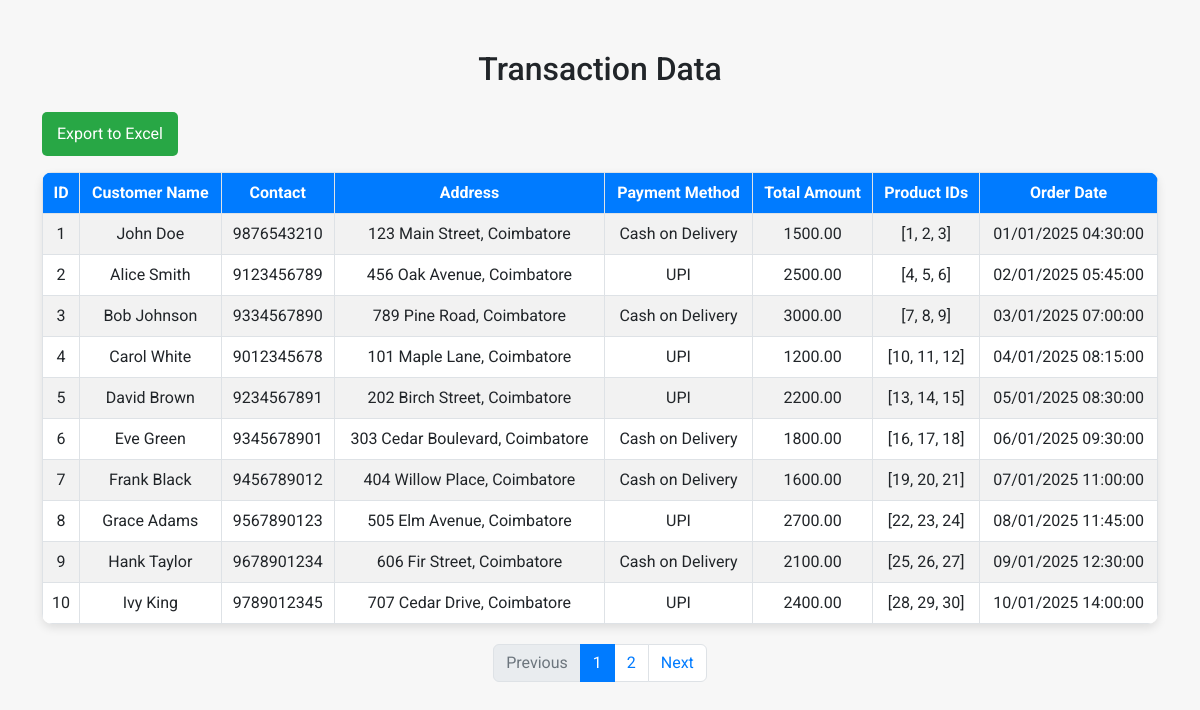
/admin/getdata.php, run on an earlier commit of the app's database.
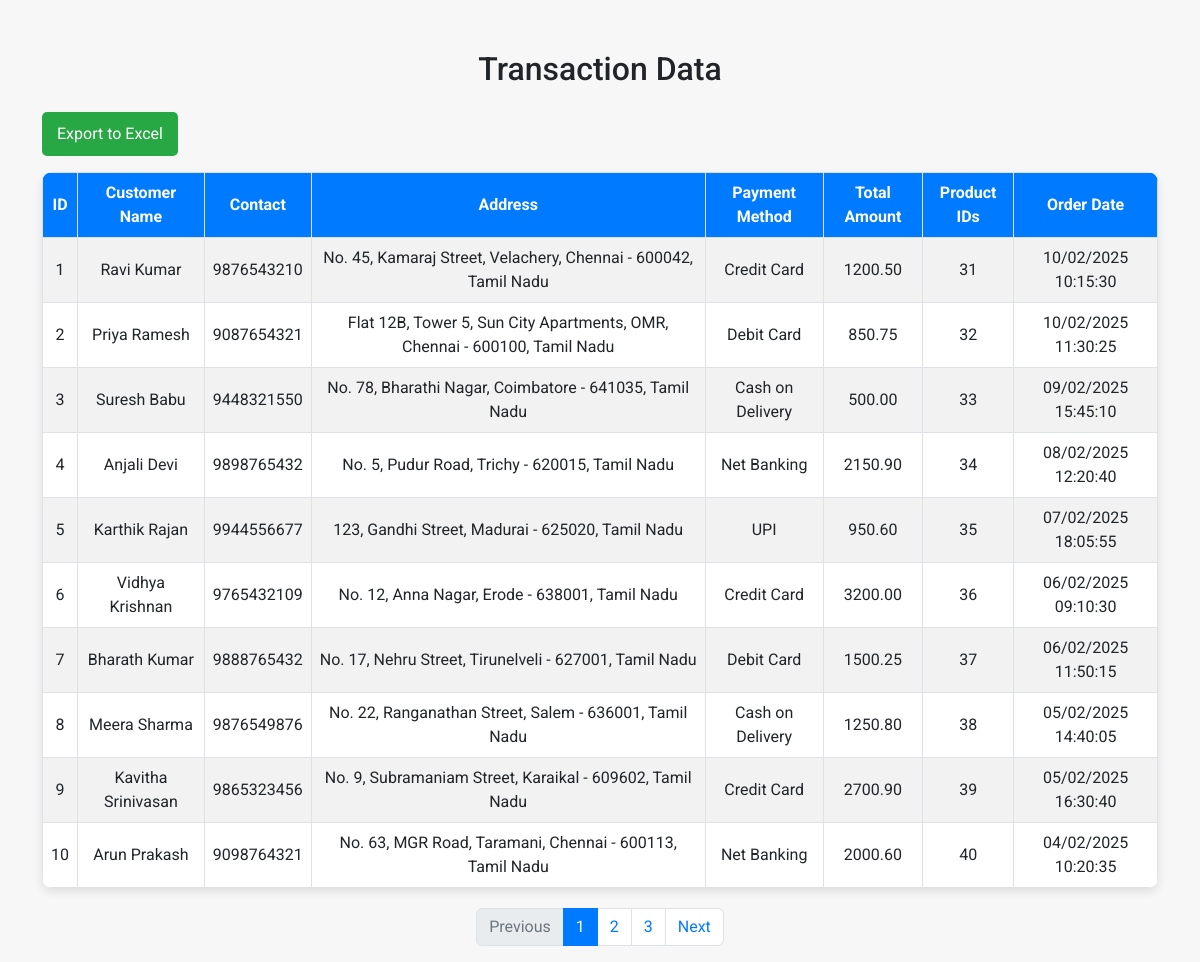
And on a later commit of the database.
### tables this page shows
CREATE TABLE `transactions` (
  `id` int(11) NOT NULL,
  `customer_name` varchar(255) DEFAULT NULL,
  `contact` varchar(15) DEFAULT NULL,
  `address` text DEFAULT NULL,
  `payment_method` varchar(50) DEFAULT NULL,
  `total_amount` decimal(10,2) DEFAULT NULL,
  `product_ids` varchar(255) DEFAULT NULL,
  `order_date` datetime DEFAULT NULL
);

### admin/getdata.php (the view, shortened to what this page needs)
<?php
require 'connection.php';
$limit = 10;
$page = isset($_GET['page']) ? (int) $_GET['page'] : 1;
$offset = ($page - 1) * $limit;
$query = "SELECT * FROM transactions LIMIT $limit OFFSET $offset";
$result = mysqli_query($conn, $query);
if ($result && mysqli_num_rows($result) > 0) {
    $transactions = mysqli_fetch_all($result, MYSQLI_ASSOC);
} else {
    $transactions = [];
}
$totalQuery = "SELECT COUNT(*) AS total FROM transactions";
$totalResult = mysqli_query($conn, $totalQuery);
$totalRecords = mysqli_fetch_assoc($totalResult)['total'];
$totalPages = ceil($totalRecords / $limit);
?>
<!DOCTYPE html>
<html lang="en">
<head>
    <link rel="stylesheet" href="https://cdnjs.cloudflare.com/ajax/libs/bootstrap/5.3.0/css/bootstrap.min.css">
</head>
<body>
    <div class="container">
        <h2 class="text-center mb-4">Transaction Data</h2>
        <?php if (!empty($transactions)): ?>
            <div class="d-flex justify-content-between mb-3">
                <a href="?export=excel" class="btn btn-export">Export to Excel</a>
            </div>
            <table class="table table-striped table-bordered">
                <thead>
                    <tr>
                        <th>ID</th>
                        <th>Customer Name</th>
                        <th>Contact</th>
                        <th>Address</th>
                        <th>Payment Method</th>
                        <th>Total Amount</th>
                        <th>Product IDs</th>
                        <th>Order Date</th>
                    </tr>
                </thead>
                <tbody>
                    <?php foreach ($transactions as $transaction): ?>
                        <tr>
                            <td><?php echo $transaction['id']; ?></td>
                            <td><?php echo $transaction['customer_name']; ?></td>
                            <td><?php echo $transaction['contact']; ?></td>
                            <td><?php echo $transaction['address']; ?></td>
                            <td><?php echo $transaction['payment_method']; ?></td>
                            <td><?php echo $transaction['total_amount']; ?></td>
                            <td><?php echo $transaction['product_ids']; ?></td>
                            <td><?php echo date('d/m/Y H:i:s', strtotime($transaction['order_date'])); ?></td>
                        </tr>
                    <?php endforeach; ?>
                </tbody>
            </table>
            <nav aria-label="Page navigation">
                <ul class="pagination">
                    <li class="page-item <?php echo ($page == 1) ? 'disabled' : ''; ?>">
                        <a class="page-link" href="?page=<?php echo ($page - 1); ?>" tabindex="-1">Previous</a>
                    </li>
                    <?php for ($i = 1; $i <= $totalPages; $i++): ?>
                        <li class="page-item <?php echo ($i == $page) ? 'active' : ''; ?>">
                            <a class="page-link" href="?page=<?php echo $i; ?>"><?php echo $i; ?></a>
                        </li>
                    <?php endfor; ?>
                    <li class="page-item <?php echo ($page == $totalPages) ? 'disabled' : ''; ?>">
                        <a class="page-link" href="?page=<?php echo ($page + 1); ?>">Next</a>
                    </li>
                </ul>
            </nav>
        <?php else: ?>
            <p>No transactions found.</p>
        <?php endif; ?>
    </div>
</body>
</html>

What changed in the data, as far as the page shows it:
changed transactions id 1: customer_name "John Doe" → "Ravi Kumar"; address "123 Main Street, Coimbatore" → "No. 45, Kamaraj Street, Velachery, Chennai - 600042, Tamil Nadu"; payment_method "Cash on Delivery" → "Credit Card"; total_amount "1500.00" → "1200.50"; product_ids "[1, 2, 3]" → "31"; order_date "01/01/2025 04:30:00" → "10/02/2025 10:15:30"
changed transactions id 2: customer_name "Alice Smith" → "Priya Ramesh"; contact "9123456789" → "9087654321"; address "456 Oak Avenue, Coimbatore" → "Flat 12B, Tower 5, Sun City Apartments, OMR, Chennai - 600100, Tamil Nadu"; payment_method "UPI" → "Debit Card"; total_amount "2500.00" → "850.75"; product_ids "[4, 5, 6]" → "32"; order_date "02/01/2025 05:45:00" → "10/02/2025 11:30:25"
changed transactions id 3: customer_name "Bob Johnson" → "Suresh Babu"; contact "9334567890" → "9448321550"; address "789 Pine Road, Coimbatore" → "No. 78, Bharathi Nagar, Coimbatore - 641035, Tamil Nadu"; total_amount "3000.00" → "500.00"; product_ids "[7, 8, 9]" → "33"; order_date "03/01/2025 07:00:00" → "09/02/2025 15:45:10"
changed transactions id 4: customer_name "Carol White" → "Anjali Devi"; contact "9012345678" → "9898765432"; address "101 Maple Lane, Coimbatore" → "No. 5, Pudur Road, Trichy - 620015, Tamil Nadu"; payment_method "UPI" → "Net Banking"; total_amount "1200.00" → "2150.90"; product_ids "[10, 11, 12]" → "34"; order_date "04/01/2025 08:15:00" → "08/02/2025 12:20:40"
changed transactions "UPI": customer_name "David Brown" → "Karthik Rajan"; contact "9234567891" → "9944556677"; address "202 Birch Street, Coimbatore" → "123, Gandhi Street, Madurai - 625020, Tamil Nadu"; total_amount "2200.00" → "950.60"; product_ids "[13, 14, 15]" → "35"; order_date "05/01/2025 08:30:00" → "07/02/2025 18:05:55"
changed transactions id 6: customer_name "Eve Green" → "Vidhya Krishnan"; contact "9345678901" → "9765432109"; address "303 Cedar Boulevard, Coimbatore" → "No. 12, Anna Nagar, Erode - 638001, Tamil Nadu"; payment_method "Cash on Delivery" → "Credit Card"; total_amount "1800.00" → "3200.00"; product_ids "[16, 17, 18]" → "36"; order_date "06/01/2025 09:30:00" → "06/02/2025 09:10:30"
changed transactions id 7: customer_name "Frank Black" → "Bharath Kumar"; contact "9456789012" → "9888765432"; address "404 Willow Place, Coimbatore" → "No. 17, Nehru Street, Tirunelveli - 627001, Tamil Nadu"; payment_method "Cash on Delivery" → "Debit Card"; total_amount "1600.00" → "1500.25"; product_ids "[19, 20, 21]" → "37"; order_date "07/01/2025 11:00:00" → "06/02/2025 11:50:15"
changed transactions id 8: customer_name "Grace Adams" → "Meera Sharma"; contact "9567890123" → "9876549876"; address "505 Elm Avenue, Coimbatore" → "No. 22, Ranganathan Street, Salem - 636001, Tamil Nadu"; payment_method "UPI" → "Cash on Delivery"; total_amount "2700.00" → "1250.80"; product_ids "[22, 23, 24]" → "38"; order_date "08/01/2025 11:45:00" → "05/02/2025 14:40:05"
changed transactions id 9: customer_name "Hank Taylor" → "Kavitha Srinivasan"; contact "9678901234" → "9865323456"; address "606 Fir Street, Coimbatore" → "No. 9, Subramaniam Street, Karaikal - 609602, Tamil Nadu"; payment_method "Cash on Delivery" → "Credit Card"; total_amount "2100.00" → "2700.90"; product_ids "[25, 26, 27]" → "39"; order_date "09/01/2025 12:30:00" → "05/02/2025 16:30:40"
changed transactions id 10: customer_name "Ivy King" → "Arun Prakash"; contact "9789012345" → "9098764321"; address "707 Cedar Drive, Coimbatore" → "No. 63, MGR Road, Taramani, Chennai - 600113, Tamil Nadu"; payment_method "UPI" → "Net Banking"; total_amount "2400.00" → "2000.60"; product_ids "[28, 29, 30]" → "40"; order_date "10/01/2025 14:00:00" → "04/02/2025 10:20:35"
Also different on the page:
new list line: "3"
